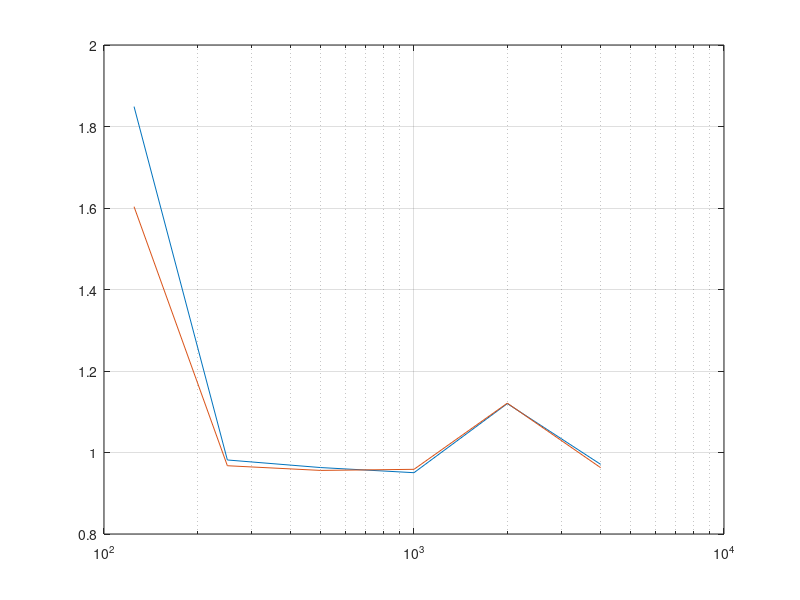

Write the MATLAB code that produced this figure. (Note: this script raises an error after producing the figure.)
clc
close all
clear

%% reverb time and absorption of concert hall
% Mepfit Room  
% All tables are for the octave bands from 125 Hz to 4 kHz
f_oct = [125 250 500 1000 2000 4000];
c = 340;                                            % speed of sound

%%

abs_occ = [0.62 0.72 0.8 0.83 0.84 0.85];           % absorption coeff seated
abs_empty = [0.54 0.62 0.68 0.7 0.68 0.66];         % absorption coeff empty
att_coeff = [0 0 0.001 0.002 0.004 0.0086];         % attanuation coeff

abs_absorber = [0.7	0.95 0.95 0.95 0.9 0.9];        % absorption coeff of absorber (example)
abs_absorber_low = [0.75 0.65 0.5 0.2 0.1 0.1];     % absorption coeff of low freq absorber
abs_wood = [0.15 0.11 0.10 0.07 0.06 0.07];
abs_glass = [0.18 0.06 0.04 0.05 0.02 0.02];
abs_brick = [0.03 0.03 0.03 0.04 0.05 0.07];
abs_stone = [0.01 0.01 0.015 0.02 0.02 0.02];

%%
% things you should adjust
V = 21727;                                          % Volume of concert hall
S_peraudiencemember = 0.5*0.55;                     % area per seat
S_absorber = 0;                                   % area of normal absorbers
S_absorber_low = 220;                               % area of low frequency absorbers
% end


S_audience = 2300 * S_peraudiencemember;            % area of whole audience
S_concerthall_wall = 5850;
S_window = 117.6;

A_concerthall_wall = abs_wood*S_concerthall_wall;
A_absorber = - S_absorber * log(1-abs_absorber);    % eq. absorption area of absorbers
A_absorber_low = - S_absorber_low * log(1-abs_absorber_low);
A_glass = abs_glass*S_window;
A_occ = - S_audience*log(1-abs_occ);                % eq. absorption area of audience
A_empty = - S_audience*log(1-abs_empty);            % eq. absorption area of seats

A_total_occ = A_concerthall_wall + A_absorber + A_absorber_low + A_glass + A_occ; 
A_total_empty = A_concerthall_wall + A_absorber + A_absorber_low + A_glass + A_empty; 

% reverb time when seated and empty
T_60_calc_occ = 24*log(10)*V./(c*(4*att_coeff*V + A_total_occ));
T_60_calc_empty = 24*log(10)*V./(c*(4*att_coeff*V + A_total_empty));

%% clarity
r = 1:0.1:50;       % distance

E_direct = zeros(1,length(r));
E_direct(:) = 100./r.^2;

E_early_empty = zeros(length(T_60_calc_empty), length(r));
E_late_empty = zeros(length(T_60_calc_empty), length(r));
C_80_empty = zeros(length(T_60_calc_empty), length(r));     % clarity when emtpy

E_early_occ = zeros(length(T_60_calc_occ), length(r));
E_late_occ = zeros(length(T_60_calc_occ), length(r));
C_80_occ = zeros(length(T_60_calc_occ), length(r));         % clarity when fully seated

for i = 1:length(T_60_calc_empty)

    E_early_empty(i,:) = (31200*T_60_calc_empty(i)/V)*exp(-0.04.*r./T_60_calc_empty(i))*(1-exp(-1.11/T_60_calc_empty(i)));
    E_late_empty(i,:) = (31200*T_60_calc_empty(i)/V)*exp(-0.04.*r./T_60_calc_empty(i))*exp(-1.11/T_60_calc_empty(i));
    C_80_empty(i,:) = 10*log10((E_direct+E_early_empty(i,:))./E_late_empty(i,:));

    E_early_occ(i,:) = (31200*T_60_calc_occ(i)/V)*exp(-0.04.*r./T_60_calc_occ(i))*(1-exp(-1.11/T_60_calc_occ(i)));
    E_late_occ(i,:) = (31200*T_60_calc_occ(i)/V)*exp(-0.04.*r./T_60_calc_occ(i))*exp(-1.11/T_60_calc_occ(i));
    C_80_occ(i,:) = 10*log10((E_direct+E_early_empty(i,:))./E_late_empty(i,:));
end

%% strength

A = 0.163*V./T_60_calc_occ;             % equivilant absorption area
Q = 1;                                  % directivity
delta = 6.91./T_60_calc_empty;          % decay
ref = Q/(4*pi*10^2);                    % reference
dir = Q./(4*pi*r.^2);                   % direct component

diff = zeros(length(A), length(r));     % diffuse component
G = zeros(length(A), length(r));

for i = 1:length(A)
    diff(i,:) = 4./A(i) * exp(-2*delta(i)*r./c);
    G(i,:) = 10*log10((dir + diff(i,:))./ref);  % Strength for all six octave bands
end

%% rehersal room

% things you should adjust 
S_absorber_rehersal = 70;
S_absorber_low_rehersal = 20; 

n_person = 1:50;                             % number of people in rehersal room
V_rehersal = 1190;                       % Volume of rehersal room
S_wall = 538;         % area of the walls, floor and ceiling in rehersal room
% end

A_absorber_rehersal = - S_absorber_rehersal * log(1-abs_absorber);
A_absorber_rehersal_low = - S_absorber_low_rehersal * log(1-abs_absorber_low);
A_person = [0.05 0.16 0.25 0.58 0.86 1.03]; % eq. absorption area per person
A_wall = S_wall*abs_wood;                   % eq. absorption area of walls


% reverberation time of rehersal room
T_60_rehersal = zeros(length(n_person), length(A_wall));
for i = n_person
    T_60_rehersal(i,:) = 0.163*V_rehersal./(n_person(i)*A_person + A_wall + A_absorber_rehersal_low + A_absorber_rehersal);
end

%% lobby

V_lobby1 = 6275;
S_ceiling_L1 = 880;
S_walls_L1 = 780;
S_floor_L1 = 1255;
S_window_L1 = 125;
S_absorber_L1 = 50;
S_absorber_low_L1 = 250;

V_lobby2 = 4500;
S_ceiling_L2 = 1090;
S_walls_L2 = 680;
S_floor_L2 = 900;
S_window_L2 = 125;
S_absorber_L2 = 50;
S_absorber_low_L2 = 150;


A_ceiling_L1 = S_ceiling_L1*abs_wood;
A_walls_L1 = S_walls_L1*abs_brick;
A_floor_L1 = S_floor_L1*abs_stone;
A_window_L1 = S_window_L1*abs_glass;
A_absorber_L1 = - S_absorber_L1 * log(1-abs_absorber);
A_absorber_low_L1 = - S_absorber_low_L1 * log(1-abs_absorber);
A_total_L1 = A_ceiling_L1 + A_walls_L1 + A_floor_L1 + A_window_L1 + A_absorber_L1 + A_absorber_low_L1;

A_ceiling_L2 = S_ceiling_L2*abs_wood;
A_walls_L2 = S_walls_L2*abs_brick;
A_floor_L2 = S_floor_L2*abs_stone;
A_window_L2 = S_window_L2*abs_glass;
A_absorber_L2 = - S_absorber_L2 * log(1-abs_absorber);
A_absorber_low_L2 = - S_absorber_low_L2 * log(1-abs_absorber);
A_total_L2 = A_ceiling_L2 + A_walls_L2 + A_floor_L2 + A_window_L2 + A_absorber_L2 + A_absorber_low_L2;

T_60_Lobby1 = 24*log(10)*V_lobby1./(c*(4*att_coeff*V_lobby1 + A_total_L1));
T_60_Lobby2 = 24*log(10)*V_lobby2./(c*(4*att_coeff*V_lobby2 + A_total_L2));

%% MEPFIT
V_mepfit = 2.7*25*5 + 11*23*5 + 28*16*5;
S_mepfit = 2*(2.7*25 + 11*23 + 28*16) + 2*(25+23+28)*5;

A_mepfit = S_mepfit*abs_wood;
%% plots

% % clarity
% figure
% plot(r, C_80_occ)
% hold on
% thickenall_big;
% grid on
% xlabel('Distance r in m')
% ylabel('Clarity C_{80} in dB')
% legend('125','250','500','1k','2k','4k')
% %ylim([-5 20])
% 
% % strength
% figure
% plot(r, G)
% thickenall_big;
% grid on 
% legend('125','250','500','1k','2k','4k')
% xlabel('Distance r in m')
% ylabel('Strength G in dB')
% xlim([0 40])
% ylim([-5 20])

% lobby
figure
semilogx(f_oct, T_60_Lobby1)
hold on
grid on
semilogx(f_oct, T_60_Lobby2)
thickenall_big;
xticks(f_oct);
xticklabels({'125', '250', '500', '1k', '2k', '4k'})
%xlim([0 5000])
ylim([0 3])
xlabel('f in Hz')
ylabel('T_{60} in s')
legend('Lobby1','Lobby2')

% T_60 in concert hall
figure
semilogx(f_oct, T_60_calc_empty)
hold on
grid on
semilogx(f_oct, T_60_calc_occ)
thickenall_big;
xticks(f_oct);
xticklabels({'125', '250', '500', '1k', '2k', '4k'})
%xlim([0 5000])
ylim([0 3])
xlabel('f in Hz')
ylabel('T_{60} in s')
legend('empty','seated')

% T_60 in rehersal room
figure
semilogx(f_oct, T_60_rehersal(1,:))
hold on
grid on
semilogx(f_oct, T_60_rehersal(25,:))
semilogx(f_oct, T_60_rehersal(50,:))
thickenall_big;
xticks(f_oct);
xticklabels({'125', '250', '500', '1k', '2k', '4k'})
%xlim([0 5000])
ylim([0 3])
xlabel('f in Hz')
ylabel('T_{60} in s')
legend('1 Musician','25 Musicians', '50 Musicians')
